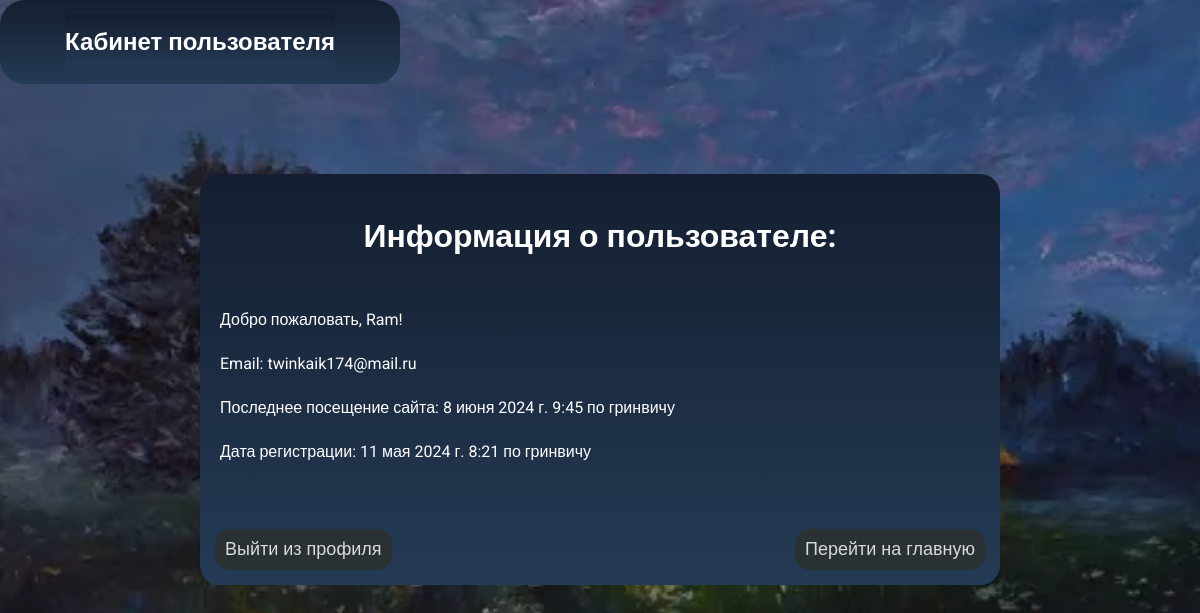
The page /auth/user_profile/ (signed in) on the database as committed earlier.
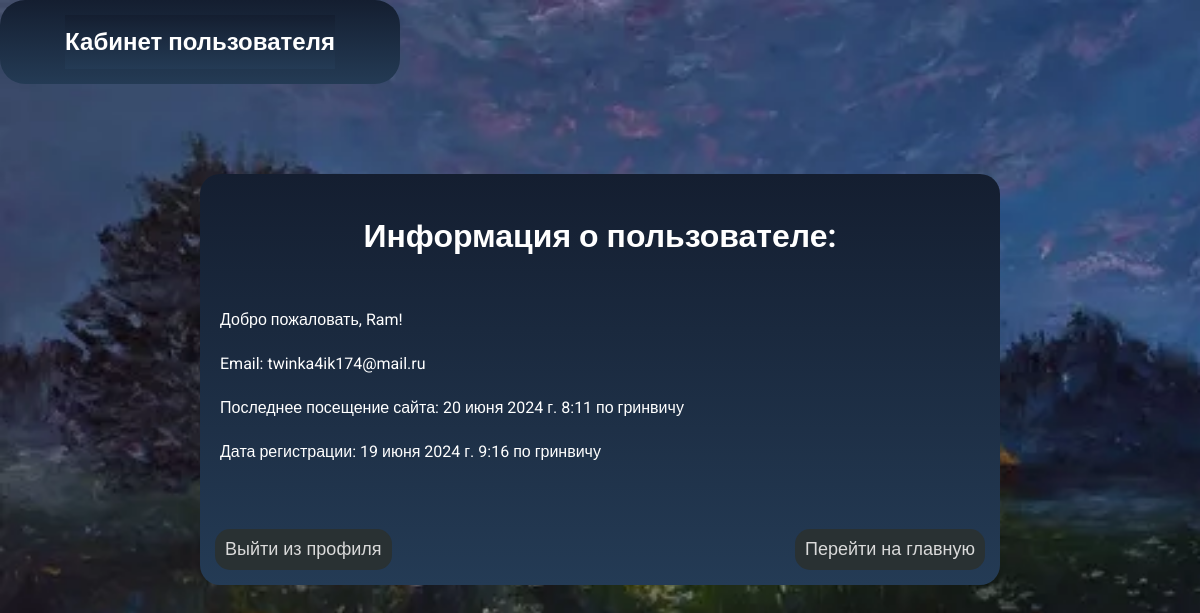
The same page on the database as committed later.
### users/models.py (models this page shows, shortened)
class SiteUser(AbstractUser):
    email = models.EmailField(unique=True, default='')
    password = models.CharField(max_length=128, null=True)
    username = models.CharField(max_length=128, null=True, unique=True)
    last_login = models.DateTimeField(auto_now=True, null=True)
    is_superuser = models.BooleanField(default=False)
    is_staff = models.BooleanField(default=False)
    is_active = models.BooleanField(default=True)
    date_joined = models.DateTimeField(auto_now_add=True)
    USERNAME_FIELD = 'username'
    REQUIRED_FIELDS = ['email']
    @property
    def is_authenticated(self):
        return True
    class Meta:
        verbose_name = 'Пользователь'
        verbose_name_plural = 'Пользователи'
        db_table = 'site_users'

### users/views.py (the view)
# urls.py: path('user_profile/', views.user_profile, name='user_profile'),
@login_required
def user_profile(request):
    return render(request, 'registration/user_profile.html')

### users/templates/registration/user_profile.html (shortened to what this page needs)
<!DOCTYPE html>
{% load static %}
<html lang="en">
<head>
    <link href="{% static 'css/user-styles1.css'%}" rel="stylesheet">
</head>
<body>
    <article>
        <h1>Кабинет пользователя</h1>
    </article>
    <div class="info">
        <h1>Информация о пользователе:</h1>
        <p>Добро пожаловать, {{ user.username }}!</p>
        <p>Email: {{ user.email }}</p>
        <p>Последнее посещение сайта: {{ user.last_login }} по гринвичу</p>
        <p>Дата регистрации: {{ user.date_joined }} по гринвичу</p>
        <article>
            <form action="{% url 'logout' %}" method="post">
            <button type="submit">Выйти из профиля</button>
        </form>
            <form action="{% url 'home' %}" method="post">
                <button type="submit">Перейти на главную</button>
            </form>
            </article>
        </div>
    </body>
</html>

Rows that differ between the two databases and show on the page:
changed SiteUser "Ram": email "twinkaik174@mail.ru" → "twinka4ik174@mail.ru"; last_login "8 июня 2024 г. 9:45" → "20 июня 2024 г. 8:11"; date_joined "11 мая 2024 г. 8:21" → "19 июня 2024 г. 9:16"
